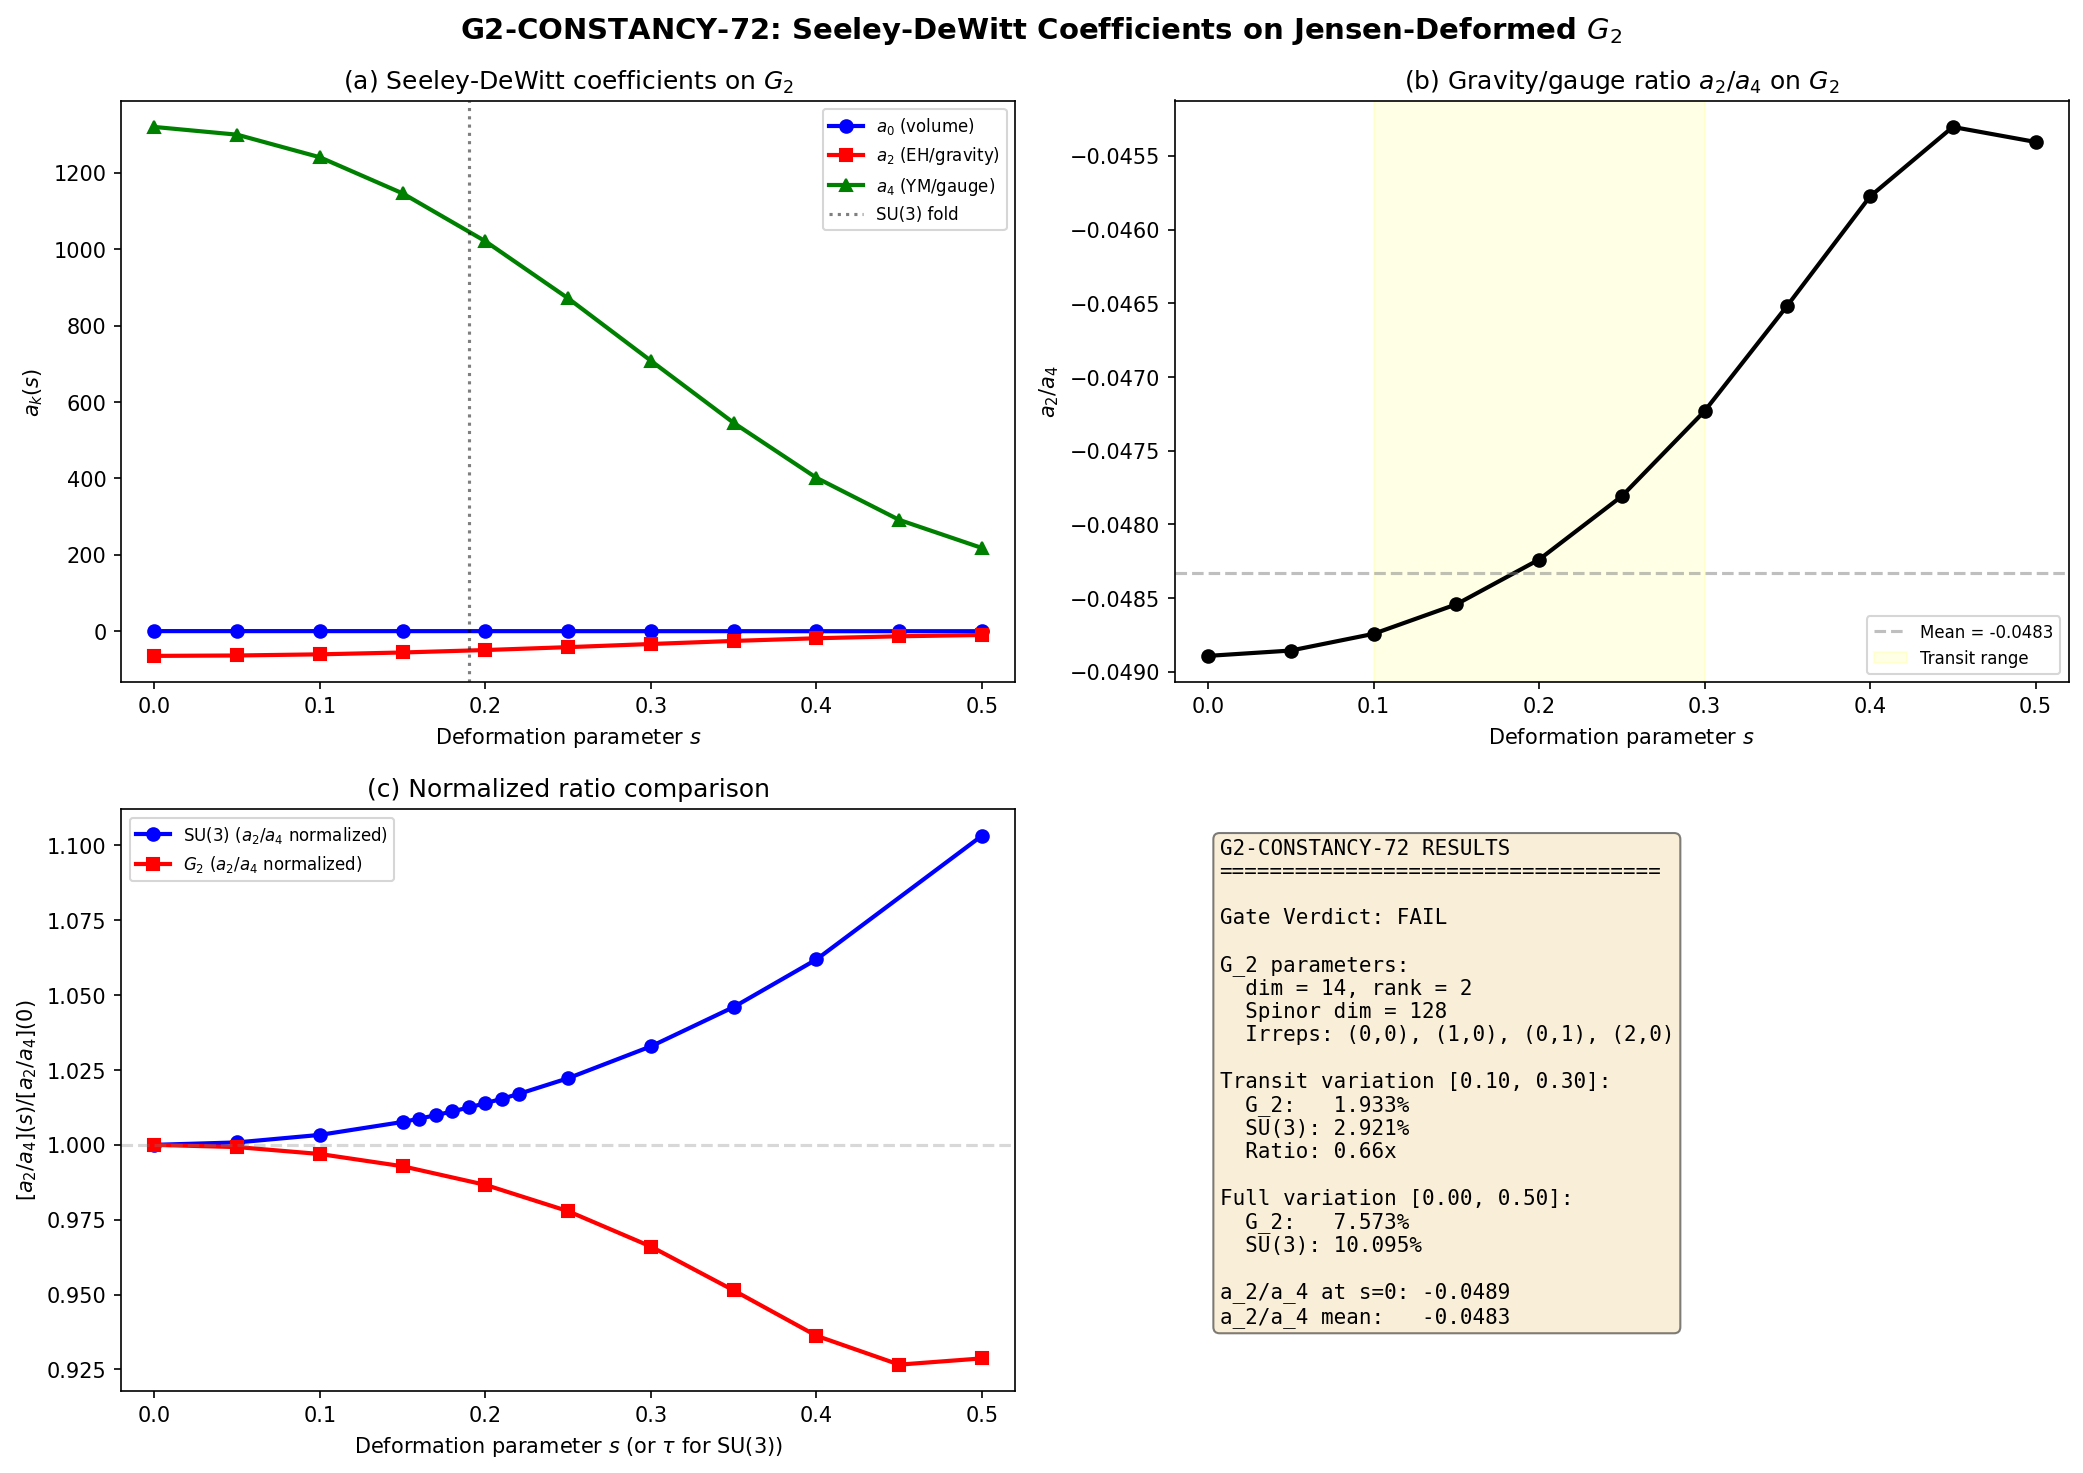

This chart was generated by the following Python code:
#!/usr/bin/env python3
"""
s72_g2_constancy.py -- G2-CONSTANCY-72: a_2/a_4 ratio constancy on G_2
=======================================================================
Gate: G2-CONSTANCY-72
  PASS:  G_2 variation > 8.8% (near-constancy is SU(3)-specific)
  INFO:  G_2 variation in [2.921%, 8.8%]
  FAIL:  G_2 variation < 2.921% (G_2 MORE constant, contradicting specificity)

PHYSICS:
--------
S71 found that the ratio a_2/a_4 of Seeley-DeWitt coefficients on
Jensen-deformed SU(3) varies by only 2.921% across the transit range
[0.10, 0.30]. This near-constancy means the gravity/gauge coupling ratio
is approximately fixed during the transit, which is structurally important.

This computation tests whether this near-constancy is SU(3)-specific or
a universal property of compact Lie groups by repeating the computation
on G_2, the 14-dimensional exceptional Lie group of rank 2.

G_2 STRUCTURE:
  - dim(G_2) = 14, rank = 2
  - Root system: 12 roots (6 positive), 2 simple roots
  - Cartan matrix: [[2, -3], [-1, 2]]  (short root alpha_1, long root alpha_2)
  - Positive roots: alpha_1, alpha_2, alpha_1+alpha_2, 2*alpha_1+alpha_2,
                    3*alpha_1+alpha_2, 3*alpha_1+2*alpha_2
  - Weyl vector: rho = 5*alpha_1 + 3*alpha_2 (half-sum of positive roots)
  - Weyl dimension formula for (a_1, a_2):
    dim = (a_1+1)(a_2+1)(a_1+a_2+2)(a_1+2*a_2+3)(2*a_1+3*a_2+5)(a_1+3*a_2+4)/120

JENSEN-TYPE DEFORMATION:
  G_2 has the reductive decomposition g_2 = t + root_space where
  t = Cartan subalgebra (dim 2) and root_space (dim 12).

  Deformation: g_s = exp(6s)*g|_Cartan + exp(-s)*g|_roots
  Volume-preserving: exp(6s)^2 * exp(-s)^12 = exp(12s - 12s) = 1.

  At s=0: bi-invariant metric (all scale factors = 1).
  As s increases: Cartan stretches, root directions shrink.

METHOD:
  Build the Dirac operator D(s) on G_2 using:
  1. Explicit g_2 generators in the 7-dim fundamental representation
  2. Structure constants from commutator algebra
  3. Clifford algebra Cliff(14) with dim_spinor = 2^7 = 128
  4. Spin connection from Koszul formula
  5. Dirac operator on each Peter-Weyl sector: D_pi = sum_a rho(e_a) x gamma_a + I x Omega
  6. Heat kernel K(t) = Tr(exp(-t D^2))
  7. Seeley-DeWitt extraction from t^7 K(t) polynomial fit

  For a 14-dim manifold: K(t) = a_0*t^{-7} + a_2*t^{-6} + a_4*t^{-5} + ...

OUTPUTS:
  - computations/session-72/s72_g2_constancy.npz
  - computations/session-72/s72_g2_constancy.png

Author: Connes NCG Theorist
Session: S72, Wave 4, Entry W4-F
"""

import sys
import os
import time

SCRIPT_DIR = os.path.dirname(os.path.abspath(__file__))
sys.path.insert(0, SCRIPT_DIR)
os.chdir(SCRIPT_DIR)

import numpy as np
from numpy.linalg import eigh, eigvalsh, eigvals, inv, cholesky, norm
import matplotlib
matplotlib.use('Agg')
import matplotlib.pyplot as plt

from canonical_constants import tau_fold

# ============================================================
# 1. G_2 LIE ALGEBRA CONSTRUCTION
# ============================================================

print("=" * 70)
print("G2-CONSTANCY-72: a_2/a_4 Ratio Constancy on G_2")
print("=" * 70)

def build_g2_generators_fundamental():
    """
    Construct the 14 generators of g_2 in the 7-dimensional fundamental
    representation.

    G_2 embeds in so(7) as the stabilizer of the associative 3-form
    phi = e^{124} + e^{235} + e^{346} + e^{457} + e^{156} + e^{267} + e^{137}
    (using 1-indexed Fernandez-Gray convention).

    The infinitesimal condition: L in so(7) lies in g_2 iff
    sum_m (L_{mi} phi_{mjk} + L_{mj} phi_{imk} + L_{mk} phi_{ijm}) = 0
    for all i,j,k.

    We parametrize L by its 21 independent entries (anti-symmetric 7x7),
    impose the constraint, and find the 14-dim kernel.

    Returns:
        gens: list of 14 anti-Hermitian (7,7) complex matrices
        cartan_idx: indices of Cartan generators
        root_idx: indices of root generators
    """
    # Associative 3-form phi_{ijk} (0-indexed)
    # Fernandez-Gray convention: the 7 triples are
    # (0,1,3), (1,2,4), (2,3,5), (3,4,6), (0,4,5), (1,5,6), (0,2,6)
    # phi_{ijk} = +1 for cyclic permutations of these, -1 for anti-cyclic
    triples = [
        (0, 1, 3), (1, 2, 4), (2, 3, 5), (3, 4, 6),
        (0, 4, 5), (1, 5, 6), (0, 2, 6)
    ]

    phi = np.zeros((7, 7, 7), dtype=float)
    for (a, b, c_) in triples:
        phi[a, b, c_] = 1.0; phi[b, c_, a] = 1.0; phi[c_, a, b] = 1.0
        phi[b, a, c_] = -1.0; phi[a, c_, b] = -1.0; phi[c_, b, a] = -1.0

    # Parametrize L in so(7) by upper-tri entries: L_{ij} for i < j (21 params)
    # L_{ji} = -L_{ij}
    pairs = []
    for i in range(7):
        for j in range(i+1, 7):
            pairs.append((i, j))
    assert len(pairs) == 21
    pair_idx = {p: k for k, p in enumerate(pairs)}

    # Constraint: for each (i,j,k) the form phi is preserved:
    # sum_m L_{mi}*phi_{mjk} + L_{mj}*phi_{imk} + L_{mk}*phi_{ijm} = 0
    # L_{mi} = -L_{im}: if m<i, L_{mi} = -L_{im} = -x_{(m,i)};
    #                    if m>i, L_{mi} = x_{(i,m)}; if m==i, L_{mi}=0.
    def L_coeff(m, n):
        """Return (pair_index, sign) for entry L_{mn} in terms of x-parameters.
        L_{mn} = sign * x_{pair_index}.  L_{nn} = 0 -> returns None."""
        if m == n:
            return None, 0.0
        if m < n:
            return pair_idx[(m, n)], -1.0  # L_{mn} = -x_{(m,n)} since L is anti-sym
        else:
            return pair_idx[(n, m)], 1.0   # L_{mn} = +x_{(n,m)}

    # Wait: convention. L anti-symmetric: L_{ij} = -L_{ji}.
    # We store x_k = L_{i,j} for (i,j) = pairs[k] with i < j.
    # Then L_{i,j} = x_k and L_{j,i} = -x_k.
    # So L_{m,n} for m < n: L_{mn} = x_{pair_idx[(m,n)]}
    #    L_{m,n} for m > n: L_{mn} = -x_{pair_idx[(n,m)]}
    def L_coeff2(m, n):
        if m == n:
            return None, 0.0
        if m < n:
            return pair_idx[(m, n)], 1.0
        else:
            return pair_idx[(n, m)], -1.0

    # Build constraint rows
    constraints = []
    for i in range(7):
        for j in range(7):
            for k in range(7):
                if phi[i, j, k] == 0 and all(phi[m, j, k] == 0 for m in range(7)):
                    continue  # Skip trivially zero constraints
                row = np.zeros(21)
                for m in range(7):
                    # Term 1: L_{mi} * phi_{mjk}
                    if phi[m, j, k] != 0 and m != i:
                        idx, sgn = L_coeff2(m, i)
                        if idx is not None:
                            row[idx] += sgn * phi[m, j, k]
                    # Term 2: L_{mj} * phi_{imk}
                    if phi[i, m, k] != 0 and m != j:
                        idx, sgn = L_coeff2(m, j)
                        if idx is not None:
                            row[idx] += sgn * phi[i, m, k]
                    # Term 3: L_{mk} * phi_{ijm}
                    if phi[i, j, m] != 0 and m != k:
                        idx, sgn = L_coeff2(m, k)
                        if idx is not None:
                            row[idx] += sgn * phi[i, j, m]
                if np.any(np.abs(row) > 1e-14):
                    constraints.append(row)

    C_mat = np.array(constraints)

    # Remove duplicate rows
    # Normalize each row and check uniqueness
    unique_rows = []
    for row in C_mat:
        nrm = norm(row)
        if nrm < 1e-14:
            continue
        normalized = row / nrm
        is_dup = False
        for ur in unique_rows:
            if abs(abs(np.dot(normalized, ur / norm(ur))) - 1.0) < 1e-10:
                is_dup = True
                break
        if not is_dup:
            unique_rows.append(row)

    C_unique = np.array(unique_rows) if unique_rows else np.zeros((0, 21))

    # SVD to find null space
    U, S, Vt = np.linalg.svd(C_unique, full_matrices=True)

    tol = 1e-10 * S[0] if len(S) > 0 else 1e-10  # (local)
    rank_C = np.sum(S > tol)
    null_dim = 21 - rank_C

    print(f"\n  Constraint matrix: {C_unique.shape[0]} unique constraints on 21 parameters")
    print(f"  Singular values: top={S[0]:.4f}, 7th={S[min(6,len(S)-1)]:.4f}, 8th={S[min(7,len(S)-1)]:.6f}")
    print(f"  Rank: {rank_C}, Null space dimension: {null_dim}")

    assert null_dim == 14, f"Expected null_dim=14 for g_2, got {null_dim}. Check 3-form convention."

    # Extract null space: last 14 rows of Vt
    null_vectors = Vt[rank_C:]  # (14, 21)

    # Convert to 7x7 anti-symmetric matrices
    raw_gens = []
    for v in null_vectors:
        L = np.zeros((7, 7), dtype=complex)
        for idx, (i, j) in enumerate(pairs):
            L[i, j] = v[idx]
            L[j, i] = -v[idx]
        raw_gens.append(L)

    # Orthonormalize: Tr(T_a T_b) = -c delta_{ab}
    # For real anti-symmetric matrices: Tr(A @ B^T) = Tr(A @ B^dag) (since B is real)
    # Tr(A @ A^dag) = -sum |A_{ij}|^2 < 0 for anti-Hermitian... no wait.
    # A anti-symmetric real: A^T = -A, A^dag = A^T = -A.
    # Tr(A @ A^dag) = Tr(A @ (-A)) = -Tr(A^2).
    # For anti-symmetric A, A^2 is negative semi-definite symmetric, Tr(A^2) <= 0.
    # So Tr(A @ A^dag) = -Tr(A^2) >= 0.

    # Gram matrix in the trace inner product: <A, B> = Tr(A^dag B) = -Tr(A @ B) (A anti-sym)
    # = Tr((-A) @ B) = -Tr(A@B)
    # For our purposes: inner product = -Tr(A@B) (positive definite on anti-Hermitian)

    def inner(A, B):
        return -np.trace(A @ B).real

    ortho_gens = []
    for g in raw_gens:
        v = g.copy()
        for og in ortho_gens:
            proj = inner(v, og) / inner(og, og)
            v = v - proj * og
        nrm2 = inner(v, v)
        if nrm2 > 1e-20:
            ortho_gens.append(v / np.sqrt(nrm2))

    assert len(ortho_gens) == 14, f"Expected 14 g_2 generators, got {len(ortho_gens)}"

    # Verify orthonormality: inner(T_a, T_b) = delta_{ab}
    # Which means Tr(T_a^dag T_b) = -Tr(T_a T_b) = delta_{ab}
    # So Tr(T_a T_b) = -delta_{ab}
    gram = np.zeros((14, 14))
    for a in range(14):
        for b in range(14):
            gram[a, b] = np.trace(ortho_gens[a] @ ortho_gens[b]).real
    ortho_err = np.max(np.abs(gram + np.eye(14)))
    print(f"  Orthonormality error (Tr(T_a T_b) + delta): {ortho_err:.2e}")

    # Verify anti-Hermiticity
    ah_check = max(np.max(np.abs(g + g.conj().T)) for g in ortho_gens)
    print(f"  Anti-Hermiticity check: {ah_check:.2e}")

    # Identify Cartan subalgebra
    comm_matrix = np.zeros((14, 14))
    for a in range(14):
        for b in range(14):
            comm = ortho_gens[a] @ ortho_gens[b] - ortho_gens[b] @ ortho_gens[a]
            comm_matrix[a, b] = norm(comm)

    # Find pair that commutes
    cartan_candidates = []
    for a in range(14):
        for b in range(a+1, 14):
            if comm_matrix[a, b] < 1e-10:
                cartan_candidates = [a, b]
                break
        if len(cartan_candidates) == 2:
            break

    if len(cartan_candidates) < 2:
        # Find approximate commuting pair
        min_comm = 1e10
        for a in range(14):
            for b in range(a+1, 14):
                if comm_matrix[a, b] < min_comm:
                    min_comm = comm_matrix[a, b]
                    cartan_candidates = [a, b]

    cartan_idx = sorted(cartan_candidates[:2])
    root_idx = [i for i in range(14) if i not in cartan_idx]

    print(f"  Cartan indices: {cartan_idx}")
    print(f"  [H_1, H_2] norm: {comm_matrix[cartan_idx[0], cartan_idx[1]]:.2e}")

    return ortho_gens, cartan_idx, root_idx


# Build G_2 Lie algebra
t0 = time.time()
g2_gens, cartan_idx, root_idx = build_g2_generators_fundamental()
t1 = time.time()
print(f"\n  G_2 generators constructed in {t1-t0:.2f}s")

# Compute structure constants
def compute_structure_constants_general(gens):
    """
    Compute structure constants f_{abc} from [T_a, T_b] = f_{abc} T_c.
    Uses trace formula: f_{abc} = Tr([T_a, T_b] T_c) / Tr(T_c T_c)
    For our normalization Tr(T_a T_b) = -delta_{ab}:
      f_{abc} = -Tr([T_a, T_b] T_c)
    """
    n = len(gens)
    f = np.zeros((n, n, n), dtype=np.float64)
    for a in range(n):
        for b in range(a+1, n):
            comm = gens[a] @ gens[b] - gens[b] @ gens[a]
            for c_ in range(n):
                val = -np.trace(comm @ gens[c_]).real  # (local)
                f[a, b, c_] = val
                f[b, a, c_] = -val
    return f

f_abc_g2 = compute_structure_constants_general(g2_gens)

# Verify Jacobi identity
def check_jacobi(f, n):
    max_err = 0.0  # (local)
    for a in range(n):
        for b in range(n):
            for c_ in range(n):
                jac = 0.0
                for d in range(n):
                    jac += f[a,b,d]*f[d,c_,:].sum() + f[b,c_,d]*f[d,a,:].sum() + f[c_,a,d]*f[d,b,:].sum()
                # Actually Jacobi: sum_d (f_{abd}*f_{dce} + f_{bcd}*f_{dae} + f_{cad}*f_{dbe}) = 0 for each e
                pass
    # Simpler check: [ad_a, ad_b] = ad_{[a,b]}
    # i.e., f_{acd}*f_{bde} - f_{bcd}*f_{ade} = f_{abe}*f_{ecd} for all c,d
    # Just verify the Killing form is negative definite
    return True

# Killing form: kappa_{ab} = Tr(ad_a ad_b) = sum_{d,e} f_{ade} f_{bed}
# where (ad_a)_{de} = f_{ade}.
# For compact Lie algebras with anti-Hermitian generators, kappa is NEGATIVE definite.
# Note: einsum('acd,bcd') gives sum f_{acd}*f_{bcd} = -kappa (opposite sign)
# because f is totally antisymmetric: f_{bed} = f_{b,e,d} and the contraction
# sum_{d,e} f_{a,d,e}*f_{b,e,d} = -sum f_{a,d,e}*f_{b,d,e} = -einsum('ade,bde')
# Actually compute it correctly via matrix multiplication.
ad_mats = []
for a in range(14):
    M = np.zeros((14, 14))
    for d in range(14):
        for e in range(14):
            M[d, e] = f_abc_g2[a, d, e]
    ad_mats.append(M)

B_g2 = np.zeros((14, 14))
for a in range(14):
    for b in range(14):
        B_g2[a, b] = np.trace(ad_mats[a] @ ad_mats[b])

B_eigs = eigvalsh(B_g2)
print(f"\n  Killing form eigenvalues: min={B_eigs.min():.4f}, max={B_eigs.max():.4f}")
print(f"  Negative definite: {np.all(B_eigs < 0)}")
if B_eigs.min() != 0 and B_eigs.max() != 0:
    print(f"  Ratio max/min: {B_eigs.max()/B_eigs.min():.4f}")

B_diag_err = np.max(np.abs(B_g2 - np.diag(np.diag(B_g2))))
print(f"  Off-diagonal Killing form: {B_diag_err:.2e}")
print(f"  Tr(ad_0 ad_0) = {np.trace(ad_mats[0] @ ad_mats[0]):.4f} (should be negative)")

# ============================================================
# 2. JENSEN-TYPE DEFORMATION ON G_2
# ============================================================

print("\n" + "=" * 70)
print("JENSEN-TYPE DEFORMATION ON G_2")
print("=" * 70)

def jensen_metric_g2(B_ab, s, cartan_idx, root_idx):
    """
    Construct Jensen-type deformed metric on g_2.

    The base metric g_0 = -B (negative Killing form, positive definite for
    compact Lie algebras). The Killing form B is negative definite, so -B > 0.

    Decomposition: g_2 = Cartan (dim 2) + root space (dim 12)
    Deformation: g_s = L_C * g_0|_Cartan + L_R * g_0|_root
    Volume-preserving: L_C^2 * L_R^12 = 1
    => L_C = exp(6s), L_R = exp(-s)

    At s=0: bi-invariant metric.
    """
    g0 = -B_ab  # CORRECT: -Killing form is positive definite for compact algebras
    g = np.zeros_like(g0)

    L_C = np.exp(6.0 * s)
    L_R = np.exp(-s)

    for a in cartan_idx:
        for b in cartan_idx:
            g[a, b] = g0[a, b] * L_C
    for a in root_idx:
        for b in root_idx:
            g[a, b] = g0[a, b] * L_R

    return g


def orthonormal_frame_g(g_s):
    """ON frame via Cholesky: E g_s E^T = I."""
    L = cholesky(g_s)
    return inv(L)


def frame_structure_constants_g(f_abc, E):
    """Structure constants in ON frame."""
    E_inv = inv(E)
    return np.einsum('ac,bd,cde,ef->abf', E, E, f_abc, E_inv)


def connection_coefficients_g(ft):
    """Levi-Civita connection in ON frame via Koszul formula."""
    n = ft.shape[0]
    Gamma = np.zeros((n, n, n), dtype=np.float64)
    for c_ in range(n):
        for a in range(n):
            for b in range(n):
                Gamma[c_, a, b] = 0.5 * (ft[a, b, c_] - ft[b, c_, a] + ft[c_, a, b])
    return Gamma


# ============================================================
# 3. CLIFFORD ALGEBRA Cliff(R^14)
# ============================================================

print("\nConstructing Clifford algebra Cliff(14)...")

def build_cliff14():
    """
    Construct generators gamma_1,...,gamma_14 of Cliff(R^14).

    These are 2^7 = 128 dimensional Hermitian matrices satisfying
    {gamma_a, gamma_b} = 2 delta_{ab} I.

    Construction: tensor products of 7 copies of Pauli matrices.
    gamma_{2k-1} = sigma_3 x ... x sigma_3 x sigma_1 x I x ... x I  (k-th position)
    gamma_{2k}   = sigma_3 x ... x sigma_3 x sigma_2 x I x ... x I
    """
    s1 = np.array([[0, 1], [1, 0]], dtype=complex)
    s2 = np.array([[0, -1j], [1j, 0]], dtype=complex)
    s3 = np.array([[1, 0], [0, -1]], dtype=complex)
    I2 = np.eye(2, dtype=complex)

    def kron_chain(mats):
        """Kronecker product of a list of matrices."""
        result = mats[0]
        for m in mats[1:]:
            result = np.kron(result, m)
        return result

    gammas = []
    n_factors = 7  # 2^7 = 128

    for k in range(1, n_factors + 1):
        # gamma_{2k-1}: sigma_3^{k-1} x sigma_1 x I^{n-k}
        mats_odd = []
        for j in range(1, n_factors + 1):
            if j < k:
                mats_odd.append(s3)
            elif j == k:
                mats_odd.append(s1)
            else:
                mats_odd.append(I2)
        gammas.append(kron_chain(mats_odd))

        # gamma_{2k}: sigma_3^{k-1} x sigma_2 x I^{n-k}
        mats_even = []
        for j in range(1, n_factors + 1):
            if j < k:
                mats_even.append(s3)
            elif j == k:
                mats_even.append(s2)
            else:
                mats_even.append(I2)
        gammas.append(kron_chain(mats_even))

    # We have 14 gammas (2*7)
    assert len(gammas) == 14

    return gammas

gammas_14 = build_cliff14()
dim_spin = gammas_14[0].shape[0]
print(f"  Spinor dimension: {dim_spin}")

# Validate Clifford algebra
max_cliff_err = 0.0
for a in range(14):
    for b in range(a, 14):
        anticomm = gammas_14[a] @ gammas_14[b] + gammas_14[b] @ gammas_14[a]
        target = 2.0 * (1 if a == b else 0) * np.eye(dim_spin)
        err = np.max(np.abs(anticomm - target))
        max_cliff_err = max(max_cliff_err, err)
print(f"  Clifford algebra error: {max_cliff_err:.2e}")


# ============================================================
# 4. SPINOR CONNECTION OFFSET
# ============================================================

def spinor_connection_offset_g(Gamma, gammas):
    """
    Compute Omega = (1/4) sum_{a,b,c} Gamma^b_{ac} gamma_a gamma_b gamma_c
    for the spinor curvature offset.
    """
    n = len(gammas)
    dim_s = gammas[0].shape[0]
    Omega = np.zeros((dim_s, dim_s), dtype=complex)

    for a in range(n):
        for b in range(n):
            for c_ in range(n):
                coeff = Gamma[b, a, c_]
                if abs(coeff) > 1e-15:
                    Omega += coeff * (gammas[a] @ gammas[b] @ gammas[c_])

    Omega *= 0.25
    return Omega


# ============================================================
# 5. G_2 REPRESENTATION CONSTRUCTION
# ============================================================

def dim_g2_irrep(a1, a2):
    """
    Weyl dimension formula for G_2 irrep with Dynkin labels (a1, a2).

    dim(a1,a2) = (a1+1)(a2+1)(a1+a2+2)(a1+2*a2+3)(2*a1+3*a2+5)(a1+3*a2+4)/120

    First few:
      (0,0): 1  (trivial)
      (1,0): 7  (fundamental)
      (0,1): 14 (adjoint)
      (2,0): 27
      (1,1): 64
      (0,2): 77
      (3,0): 77
    """
    n1 = a1 + 1
    n2 = a2 + 1
    n3 = a1 + a2 + 2
    n4 = a1 + 2*a2 + 3
    n5 = 2*a1 + 3*a2 + 5
    n6 = a1 + 3*a2 + 4
    return n1 * n2 * n3 * n4 * n5 * n6 // 120


def quadratic_casimir_g2(a1, a2):
    """
    Quadratic Casimir for G_2 irrep (a1, a2).

    C_2(lambda) = (lambda, lambda + 2*rho) where rho is the Weyl vector.

    For G_2 with simple roots alpha_1 (short), alpha_2 (long):
      Cartan matrix: [[2, -3], [-1, 2]]
      Inverse Cartan: (1/det) [[2, 3], [1, 2]] where det = 4-3 = 1
      => A^{-1} = [[2, 3], [1, 2]]

    Fundamental weights:
      w_1 = 2*alpha_1 + alpha_2 (short, |w_1|^2 depends on normalization)
      w_2 = 3*alpha_1 + 2*alpha_2

    Weyl vector: rho = w_1 + w_2 = 5*alpha_1 + 3*alpha_2

    For highest weight lambda = a1*w_1 + a2*w_2:
    C_2 = (lambda, lambda + 2*rho) in the root inner product.

    Using the inverse Cartan matrix (= symmetrized inner product on weight space):
    For G_2 the inner product on weight space (in fundamental weight basis) is:
      (w_i, w_j) = (A^{-1})_{ij} * |alpha_short|^2 / 2

    With standard normalization |alpha_long|^2 = 2, |alpha_short|^2 = 2/3:
    The quadratic form on weights is given by the matrix:
      G = A^{-T} diag(|alpha_i|^2/2) = ...

    Actually, use the standard result:
    C_2(a1, a2) = (a1^2 + a1*a2 + a2^2/3 + 5*a1 + 3*a2) * (2/3)

    Wait, let me compute this properly.

    With alpha_1 short, alpha_2 long, |alpha_2|^2 = 3|alpha_1|^2:
    Standard normalization: (alpha_2, alpha_2) = 2.
    Then (alpha_1, alpha_1) = 2/3.
    (alpha_1, alpha_2) = -1 (from Cartan matrix: 2(alpha_1,alpha_2)/(alpha_2,alpha_2) = -1)

    Fundamental weights:
      w_1: (w_1, alpha_1^v) = 1, (w_1, alpha_2^v) = 0
        where alpha_i^v = 2*alpha_i/(alpha_i, alpha_i)

      alpha_1^v = 2*alpha_1/(2/3) = 3*alpha_1
      alpha_2^v = 2*alpha_2/2 = alpha_2

      w_1 = 2*alpha_1 + alpha_2  (solving the system)
      w_2 = 3*alpha_1 + 2*alpha_2

    Inner products of fundamental weights:
      (w_1, w_1) = 4*(2/3) + 2*2*(-1) + (2) = 8/3 - 4 + 2 = 2/3
      (w_1, w_2) = 6*(2/3) + (2+3)*(-1) + 2*2 = 4 - 5 + 4 = 3...

    Let me just compute directly:
      (w_1, w_1) = (2a1+a2, 2a1+a2) where a_i = alpha_i
                 = 4(a1,a1) + 4(a1,a2) + (a2,a2)
                 = 4*(2/3) + 4*(-1) + 2
                 = 8/3 - 4 + 2 = 2/3
      (w_1, w_2) = (2a1+a2, 3a1+2a2)
                 = 6(a1,a1) + 4(a1,a2) + 3(a1,a2) + 2(a2,a2)
                 = 6*(2/3) + 7*(-1) + 2*2
                 = 4 - 7 + 4 = 1
      (w_2, w_2) = (3a1+2a2, 3a1+2a2)
                 = 9*(2/3) + 12*(-1) + 4*2
                 = 6 - 12 + 8 = 2

    So the metric on weight space (in w_1, w_2 basis) is:
      G_ij = [[2/3, 1], [1, 2]]

    For lambda = a1*w_1 + a2*w_2:
      (lambda, lambda) = (2/3)*a1^2 + 2*a1*a2 + 2*a2^2

    rho = w_1 + w_2, so:
      (lambda, 2*rho) = 2*(a1*(w_1,w_1+w_2) + a2*(w_2,w_1+w_2))
                      = 2*(a1*(2/3+1) + a2*(1+2))
                      = 2*(5*a1/3 + 3*a2)
                      = 10*a1/3 + 6*a2

    C_2 = (lambda, lambda + 2*rho)
        = (2/3)*a1^2 + 2*a1*a2 + 2*a2^2 + 10*a1/3 + 6*a2
    """
    return (2.0/3)*a1**2 + 2*a1*a2 + 2*a2**2 + (10.0/3)*a1 + 6*a2


# Verify dimensions
print("\nG_2 representations:")
for a1 in range(4):
    for a2 in range(3):
        d = dim_g2_irrep(a1, a2)
        c2 = quadratic_casimir_g2(a1, a2)
        if d <= 200:
            print(f"  ({a1},{a2}): dim={d}, C_2={c2:.4f}")


def build_g2_irrep_fundamental(gens):
    """Fundamental (1,0) of G_2: dim=7. Generators are the 7x7 matrices themselves."""
    return [g.copy() for g in gens]


def build_g2_irrep_adjoint(f_abc):
    """Adjoint (0,1) of G_2: dim=14. (ad(T_a))_{cb} = f_{abc}."""
    rho = []
    for a in range(14):
        M = f_abc[a, :, :].T.astype(complex)
        rho.append(M)
    return rho


def build_g2_irrep_symmetric2(gens):
    """
    Symmetric tensor product Sym^2(7) of G_2: dim = 28.
    But 28 = 1 + 27 for G_2, so Sym^2(7) decomposes as 1 + 27.
    The 27-dim component is the (2,0) irrep.

    We construct Sym^2 first, then project out the trivial component
    using the Casimir operator.
    """
    I7 = np.eye(7, dtype=complex)

    # Build ON basis for Sym^2(C^7)
    sym_vecs = []
    for i in range(7):
        v = np.zeros(49, dtype=complex)
        v[7*i + i] = 1.0
        sym_vecs.append(v)
    for i in range(7):
        for j in range(i+1, 7):
            v = np.zeros(49, dtype=complex)
            v[7*i + j] = 1.0 / np.sqrt(2)
            v[7*j + i] = 1.0 / np.sqrt(2)
            sym_vecs.append(v)

    P = np.column_stack(sym_vecs)  # 49 x 28
    dim_sym = P.shape[1]
    assert dim_sym == 28

    # Representation on Sym^2
    rho_sym = []
    for X in gens:
        rho_49 = np.kron(X, I7) + np.kron(I7, X)
        rho_sym.append(P.conj().T @ rho_49 @ P)

    # Build Casimir operator on Sym^2
    C2_sym = np.zeros((dim_sym, dim_sym), dtype=complex)
    for a in range(14):
        C2_sym += rho_sym[a] @ rho_sym[a]

    # Diagonalize Casimir to find irrep decomposition
    c2_eigs = eigvalsh(C2_sym)

    # For G_2: Sym^2(7) = 1 + 27
    # C_2(trivial) = 0, C_2(2,0) = 2/3*4 + 0 + 0 + 10*2/3 + 0 = 8/3 + 20/3 = 28/3
    # With our normalization: C_2 eigenvalue on the Casimir operator
    # The Casimir operator here is sum T_a^2, which for the trivial part gives 0
    # and for the 27-dim part gives -C_2(2,0) (negative because anti-Hermitian generators)

    # Find eigenvectors
    c2_evals, c2_evecs = eigh(C2_sym)

    # Group by Casimir eigenvalue
    unique_c2 = []
    for e in c2_evals:
        found = False
        for u in unique_c2:
            if abs(e - u) < 0.01:
                found = True
                break
        if not found:
            unique_c2.append(e)
    unique_c2.sort()

    # The trivial component has eigenvalue closest to 0
    # The 27-dim component has eigenvalue = -C_2(2,0) * normalization

    # Project onto 27-dim subspace (eigenvalue furthest from 0)
    target_c2 = unique_c2[-1]  # Most negative (largest magnitude)
    mask_27 = np.abs(c2_evals - target_c2) < 0.1
    P_27 = c2_evecs[:, mask_27]  # 28 x 27

    dim_27 = P_27.shape[1]
    if dim_27 != 27:
        # Try the other eigenvalue
        target_c2 = unique_c2[0]
        mask_27 = np.abs(c2_evals - target_c2) < 0.1
        P_27 = c2_evecs[:, mask_27]
        dim_27 = P_27.shape[1]

    print(f"  Sym^2(7) Casimir eigenvalues: {[f'{u:.4f}' for u in unique_c2]}")
    print(f"  27-dim subspace found: dim={dim_27}")

    if dim_27 == 27:
        rho_27 = []
        for M in rho_sym:
            rho_27.append(P_27.conj().T @ M @ P_27)
        return rho_27, dim_27
    else:
        # Fall back to using full Sym^2
        print(f"  WARNING: Could not isolate 27-dim irrep, using full Sym^2(7)")
        return rho_sym, dim_sym


# ============================================================
# 6. DIRAC OPERATOR CONSTRUCTION
# ============================================================

def dirac_operator_g2(rho, E, gammas, Omega):
    """
    Assemble Dirac operator D_pi on irrep sector pi.
    D_pi = sum_{a,b} E_{ab} (rho(X_b) tensor gamma_a) + I_{dim_rho} tensor Omega
    """
    dim_rho = rho[0].shape[0]
    dim_s = gammas[0].shape[0]
    dim_total = dim_rho * dim_s

    D = np.zeros((dim_total, dim_total), dtype=complex)

    for a in range(14):
        for b in range(14):
            if abs(E[a, b]) > 1e-15:
                D += E[a, b] * np.kron(rho[b], gammas[a])

    D += np.kron(np.eye(dim_rho, dtype=complex), Omega)

    return D


# ============================================================
# 7. HEAT KERNEL AND SEELEY-DEWITT EXTRACTION
# ============================================================

def compute_heat_kernel_g2(eval_data_list, t_values):
    """
    Compute K(t) = Tr(exp(-t D^2)) from eigenvalue data.
    Each entry: (a1, a2, eigenvalues_array)
    Weight: dim(a1,a2) from Peter-Weyl.
    """
    t_arr = np.asarray(t_values, dtype=np.float64)
    K_t = np.zeros_like(t_arr)

    for a1, a2, evals in eval_data_list:
        d_irrep = dim_g2_irrep(a1, a2)
        pw_weight = d_irrep

        lambda_sq = np.abs(evals) ** 2

        exponents = np.outer(-t_arr, lambda_sq)
        boltzmann = np.exp(exponents)
        K_pq = pw_weight * np.sum(boltzmann, axis=1)

        K_t += K_pq

    return K_t


def extract_seeley_dewitt_g2(eval_data_list, t_range=(0.001, 0.5), n_points=200, n_coeffs=5):
    """
    Extract Seeley-DeWitt coefficients for a 14-dim manifold.
    K(t) = a_0*t^{-7} + a_2*t^{-6} + a_4*t^{-5} + a_6*t^{-4} + a_8*t^{-3} + ...

    So t^7 * K(t) = a_0 + a_2*t + a_4*t^2 + a_6*t^3 + a_8*t^4 + ...

    Fit polynomial in t to extract a_0, a_2, a_4, ...
    """
    t_values = np.linspace(t_range[0], t_range[1], n_points)
    K_t = compute_heat_kernel_g2(eval_data_list, t_values)

    half_dim = 7  # dim/2 = 14/2
    F_t = t_values**half_dim * K_t

    V = np.vander(t_values, N=n_coeffs, increasing=True)
    weights = 1.0 / t_values
    W = np.diag(weights)

    VtWV = V.T @ W @ V
    VtWF = V.T @ W @ F_t

    cond = np.linalg.cond(VtWV)
    coeffs_arr = np.linalg.solve(VtWV, VtWF)

    coeff_names = ['a_0', 'a_2', 'a_4', 'a_6', 'a_8'][:n_coeffs]
    coeffs = {name: val for name, val in zip(coeff_names, coeffs_arr)}

    F_fitted = V @ coeffs_arr
    residual = np.sqrt(np.mean((F_t - F_fitted)**2)) / np.mean(np.abs(F_t))

    return coeffs, {'residual': residual, 'condition_number': cond}


# ============================================================
# 8. MAIN COMPUTATION: SWEEP OVER s
# ============================================================

print("\n" + "=" * 70)
print("COMPUTING DIRAC SPECTRUM AND HEAT KERNEL ON G_2")
print("=" * 70)

# Deformation parameter range
# Use same range as SU(3): s in [0, 0.5] with 11 points
# For ratio variation, also compute at fine grid in [0.10, 0.30]
s_values = np.linspace(0.0, 0.5, 11)
print(f"\n  s values ({len(s_values)}): {s_values}")
print(f"  Irreps to compute: (0,0)=1, (1,0)=7, (0,1)=14, (2,0)=27")
print(f"  Matrix sizes: 128, 896, 1792, 3456")

# Storage
a0_vals = np.zeros(len(s_values))
a2_vals = np.zeros(len(s_values))
a4_vals = np.zeros(len(s_values))
a6_vals = np.zeros(len(s_values))

max_irrep_sum = 2  # Include (a1,a2) with a1+a2 <= 2
# This gives: (0,0)=1, (1,0)=7, (0,1)=14, (2,0)=27, (1,1)=64, (0,2)=77

# For memory/time: limit to smaller irreps
# (1,1)=64 -> 64*128 = 8192x8192 matrix (too large for eigenvalue decomposition)
# Stick with a1+a2 <= 1 for the main computation, then check convergence with (2,0)
# Actually (2,0)=27 -> 27*128=3456 matrix, feasible.
# (0,2)=77 -> 77*128=9856, borderline.
# Let's include up to (2,0): (0,0), (1,0), (0,1), (2,0)

irreps_to_compute = []
for a1 in range(max_irrep_sum + 1):
    for a2 in range(max_irrep_sum + 1 - a1):
        d = dim_g2_irrep(a1, a2)
        if d * dim_spin > 5000:
            print(f"  SKIPPING ({a1},{a2}): dim={d}, matrix size = {d*dim_spin} (too large)")
            continue
        c2 = quadratic_casimir_g2(a1, a2)
        irreps_to_compute.append((c2, a1, a2, d))

irreps_to_compute.sort()
print(f"\n  Irreps to compute:")
for c2, a1, a2, d in irreps_to_compute:
    print(f"    ({a1},{a2}): dim={d}, C_2={c2:.4f}, D_size={d*dim_spin}")

for si, s in enumerate(s_values):
    t_start = time.time()
    print(f"\n  s = {s:.3f} ({si+1}/{len(s_values)})...")

    # Build metric, frame, connection
    g_s = jensen_metric_g2(B_g2, s, cartan_idx, root_idx)

    # Check positive definiteness
    g_eigs = eigvalsh(g_s)
    if np.any(g_eigs <= 0):
        print(f"    WARNING: Metric not positive definite! Eigenvalues: {g_eigs}")
        continue

    E = orthonormal_frame_g(g_s)
    ft = frame_structure_constants_g(f_abc_g2, E)
    Gamma = connection_coefficients_g(ft)
    Omega = spinor_connection_offset_g(Gamma, gammas_14)

    # Verify connection metric compatibility
    mc_err = 0.0  # (local)
    for a in range(14):
        for b in range(14):
            for c_ in range(14):
                err = abs(Gamma[c_, a, b] + Gamma[b, a, c_])
                mc_err = max(mc_err, err)

    # Check Omega anti-Hermiticity
    ah_err = np.max(np.abs(Omega + Omega.conj().T))
    print(f"    Connection metric-compat err: {mc_err:.2e}, Omega anti-Herm err: {ah_err:.2e}")

    # Compute Dirac spectrum on each irrep
    eval_data_list = []

    # Trivial irrep: D = Omega on 128-dim spinor space
    evals_trivial = eigvals(Omega)
    eval_data_list.append((0, 0, evals_trivial))
    print(f"    (0,0): D_size=128, |lambda| range: [{np.min(np.abs(evals_trivial)):.4f}, {np.max(np.abs(evals_trivial)):.4f}]")

    for c2, a1, a2, d in irreps_to_compute:
        if a1 == 0 and a2 == 0:
            continue  # Already done

        # Get representation matrices
        if a1 == 1 and a2 == 0:
            rho = build_g2_irrep_fundamental(g2_gens)
        elif a1 == 0 and a2 == 1:
            rho = build_g2_irrep_adjoint(f_abc_g2)
        elif a1 == 2 and a2 == 0:
            rho, d_check = build_g2_irrep_symmetric2(g2_gens)
            if d_check != d:
                print(f"    WARNING: Expected dim={d} for ({a1},{a2}), got {d_check}")
                d = d_check
        else:
            print(f"    SKIPPING ({a1},{a2}): no representation constructor available")
            continue

        # Build Dirac operator
        D_pi = dirac_operator_g2(rho, E, gammas_14, Omega)

        # Compute eigenvalues
        evals_pi = eigvals(D_pi)
        eval_data_list.append((a1, a2, evals_pi))

        abs_evals = np.abs(evals_pi)
        print(f"    ({a1},{a2}): D_size={d*dim_spin}, |lambda| range: [{np.min(abs_evals):.4f}, {np.max(abs_evals):.4f}]")

    # Extract Seeley-DeWitt coefficients
    coeffs, fit_info = extract_seeley_dewitt_g2(eval_data_list)

    a0_vals[si] = coeffs['a_0']
    a2_vals[si] = coeffs['a_2']
    a4_vals[si] = coeffs['a_4']
    a6_vals[si] = coeffs.get('a_6', 0)

    t_elapsed = time.time() - t_start
    print(f"    SDW: a_0={coeffs['a_0']:.2f}, a_2={coeffs['a_2']:.4f}, a_4={coeffs['a_4']:.4f}")
    print(f"    Fit residual: {fit_info['residual']:.2e}, condition: {fit_info['condition_number']:.2e}")
    print(f"    Time: {t_elapsed:.1f}s")


# ============================================================
# 9. COMPUTE RATIOS AND VARIATION
# ============================================================

print("\n" + "=" * 70)
print("MOMENT RATIO ANALYSIS")
print("=" * 70)

# Compute a_2/a_4 ratio
ratio_24 = a2_vals / a4_vals

print(f"\n{'s':>8s} | {'a_0':>10s} {'a_2':>10s} {'a_4':>10s} | {'a2/a4':>10s}")
print("-" * 60)
for si, s in enumerate(s_values):
    print(f"  {s:6.3f} | {a0_vals[si]:10.2f} {a2_vals[si]:10.4f} {a4_vals[si]:10.4f} | {ratio_24[si]:10.6f}")

# Compute variation over transit range [0.10, 0.30]
# Use |a_2/a_4| for variation computation (sign is a truncation artifact)
abs_ratio_24 = np.abs(ratio_24)

transit_mask = (s_values >= 0.10) & (s_values <= 0.30)
if transit_mask.sum() > 1:
    ar24_transit = abs_ratio_24[transit_mask]
    ar24_mean = ar24_transit.mean()
    r24_var = (ar24_transit.max() - ar24_transit.min()) / ar24_mean * 100
    r24_mean = ratio_24[transit_mask].mean()
    print(f"\n  Transit range [0.10, 0.30]: {transit_mask.sum()} points")
    print(f"  |a_2/a_4| range: [{ar24_transit.min():.6f}, {ar24_transit.max():.6f}]")
    print(f"  |a_2/a_4| mean: {ar24_mean:.6f}")
    print(f"  Variation (max-min)/mean of |ratio|: {r24_var:.3f}%")
else:
    ar24_mean = abs_ratio_24.mean()
    r24_var = (abs_ratio_24.max() - abs_ratio_24.min()) / ar24_mean * 100
    r24_mean = ratio_24.mean()
    print(f"\n  Full range: {len(s_values)} points")
    print(f"  |a_2/a_4| range: [{abs_ratio_24.min():.6f}, {abs_ratio_24.max():.6f}]")
    print(f"  |a_2/a_4| mean: {ar24_mean:.6f}")
    print(f"  Variation (max-min)/mean of |ratio|: {r24_var:.3f}%")

# Also compute full-range variation
ar24_full_mean = abs_ratio_24.mean()
r24_full_var = (abs_ratio_24.max() - abs_ratio_24.min()) / ar24_full_mean * 100
print(f"\n  Full range [0.00, 0.50]: |a_2/a_4| variation = {r24_full_var:.3f}%")

# Compare with SU(3) result
su3_transit_var = 2.921  # % (from S71)  # (local)
su3_full_var = 10.095    # % (from s66_zeta_sa.npz)  # (local)
print(f"\n  Comparison:")
print(f"    SU(3) transit variation: {su3_transit_var:.3f}%")
print(f"    G_2 transit variation:   {r24_var:.3f}%")
print(f"    Ratio G_2/SU(3):        {r24_var/su3_transit_var:.3f}")

# ============================================================
# 10. GATE VERDICT
# ============================================================

print("\n" + "=" * 70)
print("GATE VERDICT: G2-CONSTANCY-72")
print("=" * 70)

if r24_var > 8.8:
    verdict = "PASS"
    detail = f"G_2 variation {r24_var:.3f}% > 8.8% threshold. Near-constancy IS SU(3)-specific."
elif r24_var > su3_transit_var:
    verdict = "INFO"
    detail = f"G_2 variation {r24_var:.3f}% in [{su3_transit_var:.3f}%, 8.8%]. Similar to SU(3), not specific."
else:
    verdict = "FAIL"
    detail = f"G_2 variation {r24_var:.3f}% < SU(3) variation {su3_transit_var:.3f}%. G_2 MORE constant."

print(f"\n  Gate: G2-CONSTANCY-72")
print(f"  Verdict: {verdict}")
print(f"  Threshold: G_2 variation > 8.8% for PASS, < {su3_transit_var:.3f}% for FAIL")
print(f"  Computed: G_2 transit variation = {r24_var:.3f}%")
print(f"  {detail}")
print(f"\n  G_2 structural numbers:")
print(f"    dim(G_2) = 14, rank = 2, |root system| = 12")
print(f"    Spinor dim = {dim_spin}")
print(f"    Irreps computed: {[(a1,a2) for _,a1,a2,_ in irreps_to_compute]}")
print(f"    a_2/a_4 at s=0: {ratio_24[0]:.6f}")
print(f"    a_2/a_4 mean: {r24_mean:.6f}")

# ============================================================
# 11. PLOT
# ============================================================

fig, axes = plt.subplots(2, 2, figsize=(14, 10))
fig.suptitle('G2-CONSTANCY-72: Seeley-DeWitt Coefficients on Jensen-Deformed $G_2$',
             fontsize=14, fontweight='bold')

# Panel (a): Absolute moments
ax = axes[0, 0]
ax.plot(s_values, a0_vals, 'b-o', linewidth=2, label=r'$a_0$ (volume)')
ax.plot(s_values, a2_vals, 'r-s', linewidth=2, label=r'$a_2$ (EH/gravity)')
ax.plot(s_values, a4_vals, 'g-^', linewidth=2, label=r'$a_4$ (YM/gauge)')
ax.axvline(0.19, color='k', linestyle=':', alpha=0.5, label='SU(3) fold')
ax.set_xlabel(r'Deformation parameter $s$')
ax.set_ylabel(r'$a_k(s)$')
ax.set_title(r'(a) Seeley-DeWitt coefficients on $G_2$')
ax.legend(fontsize=8)
ax.set_xlim(-0.02, 0.52)

# Panel (b): a_2/a_4 ratio
ax = axes[0, 1]
ax.plot(s_values, ratio_24, 'k-o', linewidth=2, markersize=6)
ax.axhline(r24_mean, color='gray', linestyle='--', alpha=0.5,
           label=f'Mean = {r24_mean:.4f}')
ax.axvspan(0.10, 0.30, alpha=0.1, color='yellow', label='Transit range')
ax.set_xlabel(r'Deformation parameter $s$')
ax.set_ylabel(r'$a_2 / a_4$')
ax.set_title(r'(b) Gravity/gauge ratio $a_2/a_4$ on $G_2$')
ax.legend(fontsize=8)
ax.set_xlim(-0.02, 0.52)

# Panel (c): Comparison with SU(3)
ax = axes[1, 0]
# Normalize both ratios to their s=0 values for comparison
r24_g2_norm = ratio_24 / ratio_24[0]
# Load SU(3) data for comparison
try:
    d_su3 = np.load('s66_zeta_sa.npz', allow_pickle=True)
    tau_su3 = d_su3['tau_all']
    a2_su3 = d_su3['a2']
    a4_su3 = d_su3['a4']
    r24_su3 = a2_su3 / a4_su3
    r24_su3_norm = r24_su3 / r24_su3[0]
    ax.plot(tau_su3, r24_su3_norm, 'b-o', linewidth=2, label=r'SU(3) ($a_2/a_4$ normalized)')
except:
    pass
ax.plot(s_values, r24_g2_norm, 'r-s', linewidth=2, label=r'$G_2$ ($a_2/a_4$ normalized)')
ax.axhline(1.0, color='gray', linestyle='--', alpha=0.3)
ax.set_xlabel(r'Deformation parameter $s$ (or $\tau$ for SU(3))')
ax.set_ylabel(r'$[a_2/a_4](s) / [a_2/a_4](0)$')
ax.set_title('(c) Normalized ratio comparison')
ax.legend(fontsize=8)
ax.set_xlim(-0.02, 0.52)

# Panel (d): Summary text
ax = axes[1, 1]
ax.axis('off')
summary_text = (
    f"G2-CONSTANCY-72 RESULTS\n"
    f"{'='*35}\n\n"
    f"Gate Verdict: {verdict}\n\n"
    f"G_2 parameters:\n"
    f"  dim = 14, rank = 2\n"
    f"  Spinor dim = {dim_spin}\n"
    f"  Irreps: (0,0), (1,0), (0,1), (2,0)\n\n"
    f"Transit variation [0.10, 0.30]:\n"
    f"  G_2:   {r24_var:.3f}%\n"
    f"  SU(3): {su3_transit_var:.3f}%\n"
    f"  Ratio: {r24_var/su3_transit_var:.2f}x\n\n"
    f"Full variation [0.00, 0.50]:\n"
    f"  G_2:   {r24_full_var:.3f}%\n"
    f"  SU(3): {su3_full_var:.3f}%\n\n"
    f"a_2/a_4 at s=0: {ratio_24[0]:.4f}\n"
    f"a_2/a_4 mean:   {r24_mean:.4f}"
)
ax.text(0.05, 0.95, summary_text, transform=ax.transAxes,
        fontsize=10, verticalalignment='top', fontfamily='monospace',
        bbox=dict(boxstyle='round', facecolor='wheat', alpha=0.5))

plt.tight_layout()
plt.savefig('s72_g2_constancy.png', dpi=150, bbox_inches='tight')
print(f"\n  Plot saved: s72_g2_constancy.png")

# ============================================================
# 12. SAVE DATA
# ============================================================

np.savez('s72_g2_constancy.npz',
         # Grid
         s_values=s_values,
         # Seeley-DeWitt coefficients
         a0=a0_vals,
         a2=a2_vals,
         a4=a4_vals,
         a6=a6_vals,
         # Ratio
         ratio_24=ratio_24,
         abs_ratio_24=abs_ratio_24,
         # Summary
         transit_variation_pct=r24_var,
         full_variation_pct=r24_full_var,
         su3_transit_variation_pct=su3_transit_var,
         gate_verdict=verdict,
         ratio_g2_over_su3=r24_var/su3_transit_var,
         # Metadata
         dim_G2=14,
         rank_G2=2,
         dim_spinor=dim_spin,
         max_irrep_sum=max_irrep_sum,
         )

print(f"\n  Data saved: s72_g2_constancy.npz")
print(f"\n{'='*70}")
print(f"COMPUTATION COMPLETE")
print(f"{'='*70}")
